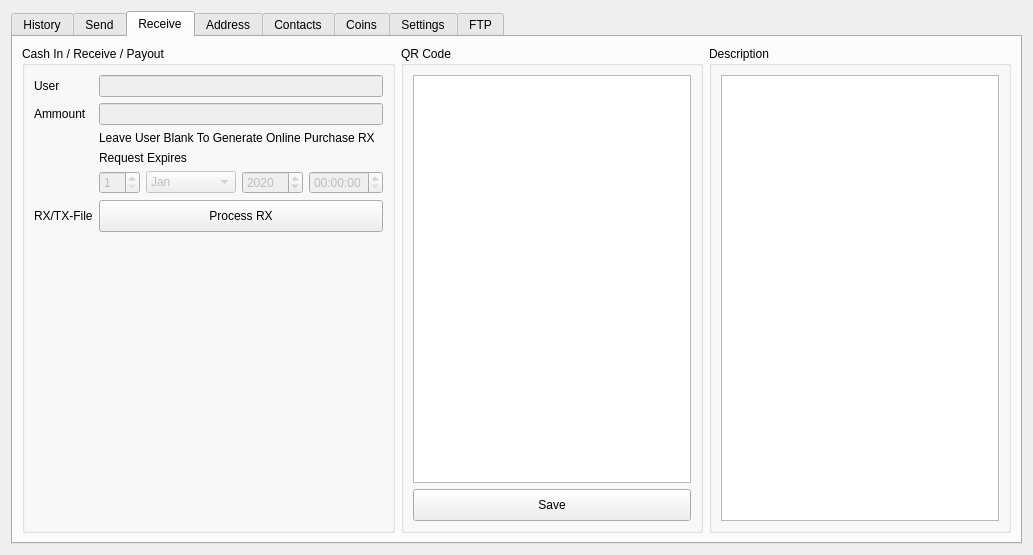
<?xml version="1.0" encoding="UTF-8"?>
<ui version="4.0">
 <class>FormWallet</class>
 <widget class="QWidget" name="FormWallet">
  <property name="geometry">
   <rect>
    <x>0</x>
    <y>0</y>
    <width>1033</width>
    <height>555</height>
   </rect>
  </property>
  <property name="windowTitle">
   <string>Form</string>
  </property>
  <layout class="QVBoxLayout" name="verticalLayout">
   <item>
    <widget class="QTabWidget" name="tabWidget">
     <property name="currentIndex">
      <number>2</number>
     </property>
     <widget class="QWidget" name="tab_History">
      <attribute name="title">
       <string>History</string>
      </attribute>
      <layout class="QVBoxLayout" name="verticalLayout_2">
       <item>
        <widget class="QGroupBox" name="groupBox_10">
         <property name="title">
          <string>Coin Status and Transactions</string>
         </property>
         <layout class="QHBoxLayout" name="horizontalLayout_4">
          <item>
           <widget class="QLabel" name="status_11">
            <property name="text">
             <string>Status</string>
            </property>
           </widget>
          </item>
          <item>
           <widget class="QLineEdit" name="hist_txt_status">
            <property name="text">
             <string>Online / Offline Storage</string>
            </property>
           </widget>
          </item>
          <item>
           <widget class="QLabel" name="label_12">
            <property name="text">
             <string>Maturing Progress</string>
            </property>
           </widget>
          </item>
          <item>
           <widget class="QProgressBar" name="hist_pg_mature">
            <property name="value">
             <number>0</number>
            </property>
           </widget>
          </item>
          <item>
           <widget class="QLabel" name="label_13">
            <property name="text">
             <string>Avalability</string>
            </property>
           </widget>
          </item>
          <item>
           <widget class="QProgressBar" name="hist_pg_avalability">
            <property name="value">
             <number>0</number>
            </property>
           </widget>
          </item>
          <item>
           <widget class="QPushButton" name="hist_btn_Check">
            <property name="minimumSize">
             <size>
              <width>0</width>
              <height>32</height>
             </size>
            </property>
            <property name="text">
             <string>Check</string>
            </property>
           </widget>
          </item>
          <item>
           <widget class="QPushButton" name="hist_btn_Update">
            <property name="minimumSize">
             <size>
              <width>100</width>
              <height>32</height>
             </size>
            </property>
            <property name="maximumSize">
             <size>
              <width>16777215</width>
              <height>16777215</height>
             </size>
            </property>
            <property name="text">
             <string>Update Verify</string>
            </property>
           </widget>
          </item>
         </layout>
        </widget>
       </item>
       <item>
        <widget class="QTableWidget" name="hist_HistoryList">
         <property name="styleSheet">
          <string notr="true"/>
         </property>
         <column>
          <property name="text">
           <string>Date</string>
          </property>
         </column>
         <column>
          <property name="text">
           <string>Rx/tx</string>
          </property>
         </column>
         <column>
          <property name="text">
           <string>ID</string>
          </property>
         </column>
         <column>
          <property name="text">
           <string>Ammount</string>
          </property>
         </column>
         <column>
          <property name="text">
           <string>ContactName</string>
          </property>
         </column>
        </widget>
       </item>
      </layout>
     </widget>
     <widget class="QWidget" name="tab_Send">
      <attribute name="title">
       <string>Send</string>
      </attribute>
      <layout class="QHBoxLayout" name="horizontalLayout">
       <item>
        <widget class="QGroupBox" name="groupBox_3">
         <property name="title">
          <string>Send Coin</string>
         </property>
         <layout class="QGridLayout" name="gridLayout_7">
          <item row="0" column="1">
           <widget class="QLabel" name="label_35">
            <property name="text">
             <string>candidates/votes use the uer field</string>
            </property>
           </widget>
          </item>
          <item row="8" column="1">
           <widget class="QPushButton" name="snd_btn_SendCoins">
            <property name="minimumSize">
             <size>
              <width>0</width>
              <height>32</height>
             </size>
            </property>
            <property name="text">
             <string>Give Coins</string>
            </property>
           </widget>
          </item>
          <item row="3" column="0">
           <widget class="QLabel" name="label_23">
            <property name="text">
             <string>Ammount</string>
            </property>
           </widget>
          </item>
          <item row="9" column="1">
           <spacer name="verticalSpacer_2">
            <property name="orientation">
             <enum>Qt::Vertical</enum>
            </property>
            <property name="sizeHint" stdset="0">
             <size>
              <width>20</width>
              <height>40</height>
             </size>
            </property>
           </spacer>
          </item>
          <item row="2" column="1">
           <widget class="QLineEdit" name="snd_txt_fromUserEmail"/>
          </item>
          <item row="7" column="1">
           <widget class="QPushButton" name="snd_btn_GenerateTX">
            <property name="minimumSize">
             <size>
              <width>0</width>
              <height>32</height>
             </size>
            </property>
            <property name="text">
             <string>Generate TX file</string>
            </property>
           </widget>
          </item>
          <item row="6" column="0">
           <widget class="QLabel" name="label_33">
            <property name="text">
             <string>to User</string>
            </property>
           </widget>
          </item>
          <item row="2" column="0">
           <widget class="QLabel" name="label_24">
            <property name="text">
             <string>User email</string>
            </property>
           </widget>
          </item>
          <item row="3" column="1">
           <widget class="QLineEdit" name="snd_txt_fromAmount"/>
          </item>
          <item row="4" column="1">
           <widget class="QLabel" name="label_34">
            <property name="text">
             <string>if blank goes comes from rcoins for admin</string>
            </property>
           </widget>
          </item>
          <item row="6" column="1">
           <widget class="QLineEdit" name="snd_txt_toUserEmail">
            <property name="text">
             <string/>
            </property>
           </widget>
          </item>
         </layout>
        </widget>
       </item>
       <item>
        <widget class="QGroupBox" name="groupBox_9">
         <property name="title">
          <string>QrCode</string>
         </property>
         <layout class="QGridLayout" name="gridLayout_20">
          <item row="0" column="0">
           <widget class="QGraphicsView" name="snd_QRView"/>
          </item>
          <item row="1" column="0">
           <widget class="QPushButton" name="snd_btn_QRSave">
            <property name="minimumSize">
             <size>
              <width>0</width>
              <height>32</height>
             </size>
            </property>
            <property name="text">
             <string>Save</string>
            </property>
           </widget>
          </item>
         </layout>
        </widget>
       </item>
      </layout>
     </widget>
     <widget class="QWidget" name="tab_Receive">
      <attribute name="title">
       <string>Receive</string>
      </attribute>
      <layout class="QHBoxLayout" name="horizontalLayout_2">
       <item>
        <widget class="QGroupBox" name="groupBox_5">
         <property name="title">
          <string>Cash In / Receive / Payout</string>
         </property>
         <layout class="QGridLayout" name="gridLayout_11">
          <item row="6" column="1">
           <spacer name="verticalSpacer">
            <property name="orientation">
             <enum>Qt::Vertical</enum>
            </property>
            <property name="sizeHint" stdset="0">
             <size>
              <width>20</width>
              <height>40</height>
             </size>
            </property>
           </spacer>
          </item>
          <item row="1" column="1">
           <widget class="QLineEdit" name="rcv_txt_fromAmount">
            <property name="enabled">
             <bool>false</bool>
            </property>
           </widget>
          </item>
          <item row="2" column="1">
           <widget class="QLabel" name="label_6">
            <property name="text">
             <string>Leave User Blank To Generate Online Purchase RX</string>
            </property>
           </widget>
          </item>
          <item row="3" column="1">
           <widget class="QLabel" name="label_3">
            <property name="text">
             <string>Request Expires</string>
            </property>
           </widget>
          </item>
          <item row="0" column="0">
           <widget class="QLabel" name="label_25">
            <property name="text">
             <string>User</string>
            </property>
           </widget>
          </item>
          <item row="1" column="0">
           <widget class="QLabel" name="label_26">
            <property name="text">
             <string>Ammount</string>
            </property>
           </widget>
          </item>
          <item row="5" column="1">
           <widget class="QPushButton" name="rcv_btn_ProcessRX">
            <property name="minimumSize">
             <size>
              <width>0</width>
              <height>32</height>
             </size>
            </property>
            <property name="text">
             <string>Process RX</string>
            </property>
           </widget>
          </item>
          <item row="5" column="0">
           <widget class="QLabel" name="label_27">
            <property name="text">
             <string>RX/TX-File</string>
            </property>
           </widget>
          </item>
          <item row="4" column="1">
           <layout class="QHBoxLayout" name="horizontalLayout_9">
            <item>
             <widget class="QSpinBox" name="rcv_spDay">
              <property name="enabled">
               <bool>false</bool>
              </property>
              <property name="minimum">
               <number>1</number>
              </property>
             </widget>
            </item>
            <item>
             <widget class="QComboBox" name="rcv_spMonth">
              <property name="enabled">
               <bool>false</bool>
              </property>
              <item>
               <property name="text">
                <string>Jan</string>
               </property>
              </item>
              <item>
               <property name="text">
                <string>Feb</string>
               </property>
              </item>
              <item>
               <property name="text">
                <string>Mar</string>
               </property>
              </item>
              <item>
               <property name="text">
                <string>April</string>
               </property>
              </item>
              <item>
               <property name="text">
                <string>May</string>
               </property>
              </item>
              <item>
               <property name="text">
                <string>June</string>
               </property>
              </item>
              <item>
               <property name="text">
                <string>July</string>
               </property>
              </item>
              <item>
               <property name="text">
                <string>Aug</string>
               </property>
              </item>
              <item>
               <property name="text">
                <string>September</string>
               </property>
              </item>
              <item>
               <property name="text">
                <string>October</string>
               </property>
              </item>
              <item>
               <property name="text">
                <string>November</string>
               </property>
              </item>
             </widget>
            </item>
            <item>
             <widget class="QSpinBox" name="rcv_spYear">
              <property name="enabled">
               <bool>false</bool>
              </property>
              <property name="maximum">
               <number>15000</number>
              </property>
              <property name="value">
               <number>2020</number>
              </property>
             </widget>
            </item>
            <item>
             <widget class="QTimeEdit" name="rcv_spTime">
              <property name="enabled">
               <bool>false</bool>
              </property>
             </widget>
            </item>
           </layout>
          </item>
          <item row="0" column="1">
           <widget class="QLineEdit" name="rcv_txt_fromUserID">
            <property name="enabled">
             <bool>false</bool>
            </property>
           </widget>
          </item>
         </layout>
        </widget>
       </item>
       <item>
        <widget class="QGroupBox" name="groupBox_7">
         <property name="title">
          <string>QR Code</string>
         </property>
         <layout class="QGridLayout" name="gridLayout_18">
          <item row="0" column="0">
           <widget class="QGraphicsView" name="rcv_QRView"/>
          </item>
          <item row="1" column="0">
           <widget class="QPushButton" name="rcv_btn_Save">
            <property name="minimumSize">
             <size>
              <width>0</width>
              <height>32</height>
             </size>
            </property>
            <property name="text">
             <string>Save</string>
            </property>
           </widget>
          </item>
         </layout>
        </widget>
       </item>
       <item>
        <widget class="QGroupBox" name="groupBox_8">
         <property name="title">
          <string>Description</string>
         </property>
         <layout class="QGridLayout" name="gridLayout_19">
          <item row="0" column="0">
           <widget class="QPlainTextEdit" name="rcv_txt_Detail"/>
          </item>
         </layout>
        </widget>
       </item>
      </layout>
     </widget>
     <widget class="QWidget" name="tab_Address">
      <attribute name="title">
       <string>Address</string>
      </attribute>
      <layout class="QVBoxLayout" name="verticalLayout_4">
       <item>
        <widget class="QTableWidget" name="adrs_Table">
         <property name="styleSheet">
          <string notr="true"/>
         </property>
         <column>
          <property name="text">
           <string>Address</string>
          </property>
         </column>
         <column>
          <property name="text">
           <string>Ammount</string>
          </property>
         </column>
         <column>
          <property name="text">
           <string>Class</string>
          </property>
         </column>
         <column>
          <property name="text">
           <string>Date</string>
          </property>
         </column>
        </widget>
       </item>
       <item>
        <widget class="QGroupBox" name="groupBox_6">
         <property name="title">
          <string>Addresses</string>
         </property>
         <layout class="QVBoxLayout" name="verticalLayout_3">
          <item>
           <layout class="QHBoxLayout" name="horizontalLayout_3">
            <item>
             <widget class="QLineEdit" name="adrs_txt_User"/>
            </item>
            <item>
             <widget class="QPushButton" name="adrs_btn_Search">
              <property name="minimumSize">
               <size>
                <width>0</width>
                <height>32</height>
               </size>
              </property>
              <property name="text">
               <string>Search</string>
              </property>
             </widget>
            </item>
            <item>
             <widget class="QPushButton" name="adrs_btn_Add">
              <property name="minimumSize">
               <size>
                <width>0</width>
                <height>32</height>
               </size>
              </property>
              <property name="text">
               <string>Add</string>
              </property>
             </widget>
            </item>
            <item>
             <widget class="QPushButton" name="adrs_btn_Remove">
              <property name="minimumSize">
               <size>
                <width>0</width>
                <height>32</height>
               </size>
              </property>
              <property name="text">
               <string>Remove</string>
              </property>
             </widget>
            </item>
           </layout>
          </item>
          <item>
           <widget class="QTreeView" name="adrs_List"/>
          </item>
         </layout>
        </widget>
       </item>
      </layout>
     </widget>
     <widget class="QWidget" name="tab_Contacts">
      <attribute name="title">
       <string>Contacts</string>
      </attribute>
      <layout class="QVBoxLayout" name="verticalLayout_5">
       <item>
        <widget class="QTableWidget" name="cts_Table">
         <property name="styleSheet">
          <string notr="true"/>
         </property>
         <column>
          <property name="text">
           <string>Email</string>
          </property>
         </column>
         <column>
          <property name="text">
           <string>Name</string>
          </property>
         </column>
         <column>
          <property name="text">
           <string>class</string>
          </property>
         </column>
         <column>
          <property name="text">
           <string>Date</string>
          </property>
         </column>
         <column>
          <property name="text">
           <string>Address</string>
          </property>
         </column>
        </widget>
       </item>
       <item>
        <widget class="QGroupBox" name="groupBox_18">
         <property name="title">
          <string>Contact Manage</string>
         </property>
         <layout class="QGridLayout" name="gridLayout_29">
          <item row="1" column="0">
           <widget class="QPushButton" name="ctx_btn_Add">
            <property name="minimumSize">
             <size>
              <width>0</width>
              <height>32</height>
             </size>
            </property>
            <property name="text">
             <string>Add</string>
            </property>
           </widget>
          </item>
          <item row="1" column="1">
           <widget class="QPushButton" name="ctx_btn_Remove">
            <property name="minimumSize">
             <size>
              <width>0</width>
              <height>32</height>
             </size>
            </property>
            <property name="text">
             <string>Remove</string>
            </property>
           </widget>
          </item>
          <item row="0" column="0">
           <widget class="QLineEdit" name="ctx_txt_User"/>
          </item>
          <item row="0" column="1">
           <widget class="QPushButton" name="ctx_btn_Search">
            <property name="minimumSize">
             <size>
              <width>0</width>
              <height>32</height>
             </size>
            </property>
            <property name="text">
             <string>Search</string>
            </property>
           </widget>
          </item>
         </layout>
        </widget>
       </item>
      </layout>
     </widget>
     <widget class="QWidget" name="tab_Coins">
      <attribute name="title">
       <string>Coins</string>
      </attribute>
      <layout class="QVBoxLayout" name="verticalLayout_6">
       <item>
        <layout class="QHBoxLayout" name="horizontalLayout_5">
         <item>
          <widget class="QLabel" name="label_2">
           <property name="text">
            <string>Balance</string>
           </property>
          </widget>
         </item>
         <item>
          <widget class="QLineEdit" name="lineEdit"/>
         </item>
         <item>
          <widget class="QPushButton" name="cns_Search">
           <property name="text">
            <string>Search</string>
           </property>
          </widget>
         </item>
         <item>
          <widget class="QPushButton" name="cns_Refresh">
           <property name="text">
            <string>Refresh</string>
           </property>
          </widget>
         </item>
        </layout>
       </item>
       <item>
        <widget class="QTableWidget" name="cns_Table">
         <property name="styleSheet">
          <string notr="true"/>
         </property>
         <column>
          <property name="text">
           <string>CoinAddress</string>
          </property>
         </column>
         <column>
          <property name="text">
           <string>owner</string>
          </property>
         </column>
         <column>
          <property name="text">
           <string>Class</string>
          </property>
         </column>
         <column>
          <property name="text">
           <string>Date</string>
          </property>
         </column>
        </widget>
       </item>
      </layout>
     </widget>
     <widget class="QWidget" name="tab_Settings">
      <attribute name="title">
       <string>Settings</string>
      </attribute>
      <layout class="QVBoxLayout" name="verticalLayout_7">
       <item>
        <widget class="QGroupBox" name="groupBox_12">
         <property name="title">
          <string>Wallet</string>
         </property>
         <layout class="QGridLayout" name="gridLayout_31">
          <property name="verticalSpacing">
           <number>12</number>
          </property>
          <item row="2" column="0">
           <widget class="QLabel" name="label_2835">
            <property name="text">
             <string>Password:</string>
            </property>
           </widget>
          </item>
          <item row="4" column="0">
           <widget class="QLabel" name="label_40">
            <property name="text">
             <string>Extra:</string>
            </property>
           </widget>
          </item>
          <item row="0" column="1">
           <widget class="QLineEdit" name="sts_txt_UserID">
            <property name="enabled">
             <bool>false</bool>
            </property>
            <property name="text">
             <string>autogenerated</string>
            </property>
           </widget>
          </item>
          <item row="3" column="1">
           <widget class="QLineEdit" name="sts_txt_Phone">
            <property name="text">
             <string/>
            </property>
           </widget>
          </item>
          <item row="0" column="2">
           <widget class="QLabel" name="label_41">
            <property name="text">
             <string>encrypted address copied to clipboard</string>
            </property>
           </widget>
          </item>
          <item row="1" column="1">
           <widget class="QLineEdit" name="sts_txt_Name">
            <property name="text">
             <string/>
            </property>
           </widget>
          </item>
          <item row="3" column="0">
           <widget class="QLabel" name="label_344">
            <property name="text">
             <string>Phone:</string>
            </property>
           </widget>
          </item>
          <item row="4" column="2">
           <widget class="QLabel" name="label_43">
            <property name="text">
             <string>Extra Info</string>
            </property>
           </widget>
          </item>
          <item row="3" column="2">
           <widget class="QLabel" name="label_44">
            <property name="text">
             <string>optional incase of lost password</string>
            </property>
           </widget>
          </item>
          <item row="2" column="1">
           <widget class="QLineEdit" name="sts_txt_Password">
            <property name="text">
             <string/>
            </property>
           </widget>
          </item>
          <item row="4" column="1">
           <widget class="QLineEdit" name="sts_txt_Extra">
            <property name="text">
             <string/>
            </property>
           </widget>
          </item>
          <item row="2" column="2">
           <widget class="QLabel" name="label_46">
            <property name="text">
             <string>optional - random will be generated if blank</string>
            </property>
           </widget>
          </item>
          <item row="0" column="0">
           <widget class="QLabel" name="label_7">
            <property name="text">
             <string>UserID:</string>
            </property>
            <property name="scaledContents">
             <bool>true</bool>
            </property>
           </widget>
          </item>
          <item row="1" column="0">
           <widget class="QLabel" name="label_395">
            <property name="text">
             <string>Name:</string>
            </property>
            <property name="scaledContents">
             <bool>true</bool>
            </property>
           </widget>
          </item>
          <item row="1" column="2">
           <widget class="QLabel" name="label_47">
            <property name="text">
             <string>used incase of lost password</string>
            </property>
           </widget>
          </item>
          <item row="5" column="1">
           <spacer name="verticalSpacer_3">
            <property name="orientation">
             <enum>Qt::Vertical</enum>
            </property>
            <property name="sizeHint" stdset="0">
             <size>
              <width>20</width>
              <height>40</height>
             </size>
            </property>
           </spacer>
          </item>
         </layout>
        </widget>
       </item>
       <item>
        <widget class="QPushButton" name="sts_btn_Create">
         <property name="minimumSize">
          <size>
           <width>0</width>
           <height>32</height>
          </size>
         </property>
         <property name="text">
          <string>CreateWallet Open wallet</string>
         </property>
        </widget>
       </item>
       <item>
        <widget class="QPushButton" name="sts_btn_Admin">
         <property name="minimumSize">
          <size>
           <width>0</width>
           <height>32</height>
          </size>
         </property>
         <property name="text">
          <string>GenerateCoinMode ( not for clients )</string>
         </property>
        </widget>
       </item>
      </layout>
     </widget>
     <widget class="QWidget" name="tab_FTP">
      <attribute name="title">
       <string>FTP</string>
      </attribute>
      <widget class="QGroupBox" name="grp_FTPClient">
       <property name="geometry">
        <rect>
         <x>20</x>
         <y>20</y>
         <width>371</width>
         <height>221</height>
        </rect>
       </property>
       <property name="title">
        <string>FTP Server</string>
       </property>
       <layout class="QVBoxLayout" name="verticalLayout_8">
        <item>
         <layout class="QFormLayout" name="formLayout">
          <item row="0" column="0">
           <widget class="QLabel" name="label_4">
            <property name="text">
             <string>Server Address:</string>
            </property>
           </widget>
          </item>
          <item row="0" column="1">
           <widget class="QLineEdit" name="txt_ftp_host"/>
          </item>
          <item row="1" column="0">
           <widget class="QLabel" name="label_5">
            <property name="text">
             <string>Port:</string>
            </property>
           </widget>
          </item>
          <item row="1" column="1">
           <widget class="QLineEdit" name="txt_ftp_port"/>
          </item>
          <item row="2" column="0">
           <widget class="QLabel" name="label_8">
            <property name="text">
             <string>User name</string>
            </property>
           </widget>
          </item>
          <item row="2" column="1">
           <widget class="QLineEdit" name="txt_ftp_username"/>
          </item>
          <item row="3" column="0">
           <widget class="QLabel" name="label_9">
            <property name="text">
             <string>Password:</string>
            </property>
           </widget>
          </item>
          <item row="3" column="1">
           <widget class="QLineEdit" name="txt_ftp_password"/>
          </item>
         </layout>
        </item>
        <item>
         <layout class="QHBoxLayout" name="horizontalLayout_6">
          <item>
           <spacer name="horizontalSpacer_3">
            <property name="orientation">
             <enum>Qt::Horizontal</enum>
            </property>
            <property name="sizeHint" stdset="0">
             <size>
              <width>40</width>
              <height>20</height>
             </size>
            </property>
           </spacer>
          </item>
          <item>
           <widget class="QPushButton" name="btn_FTPUpdate">
            <property name="minimumSize">
             <size>
              <width>0</width>
              <height>32</height>
             </size>
            </property>
            <property name="text">
             <string>Update</string>
            </property>
           </widget>
          </item>
         </layout>
        </item>
       </layout>
      </widget>
     </widget>
    </widget>
   </item>
  </layout>
 </widget>
 <resources/>
 <connections/>
</ui>
